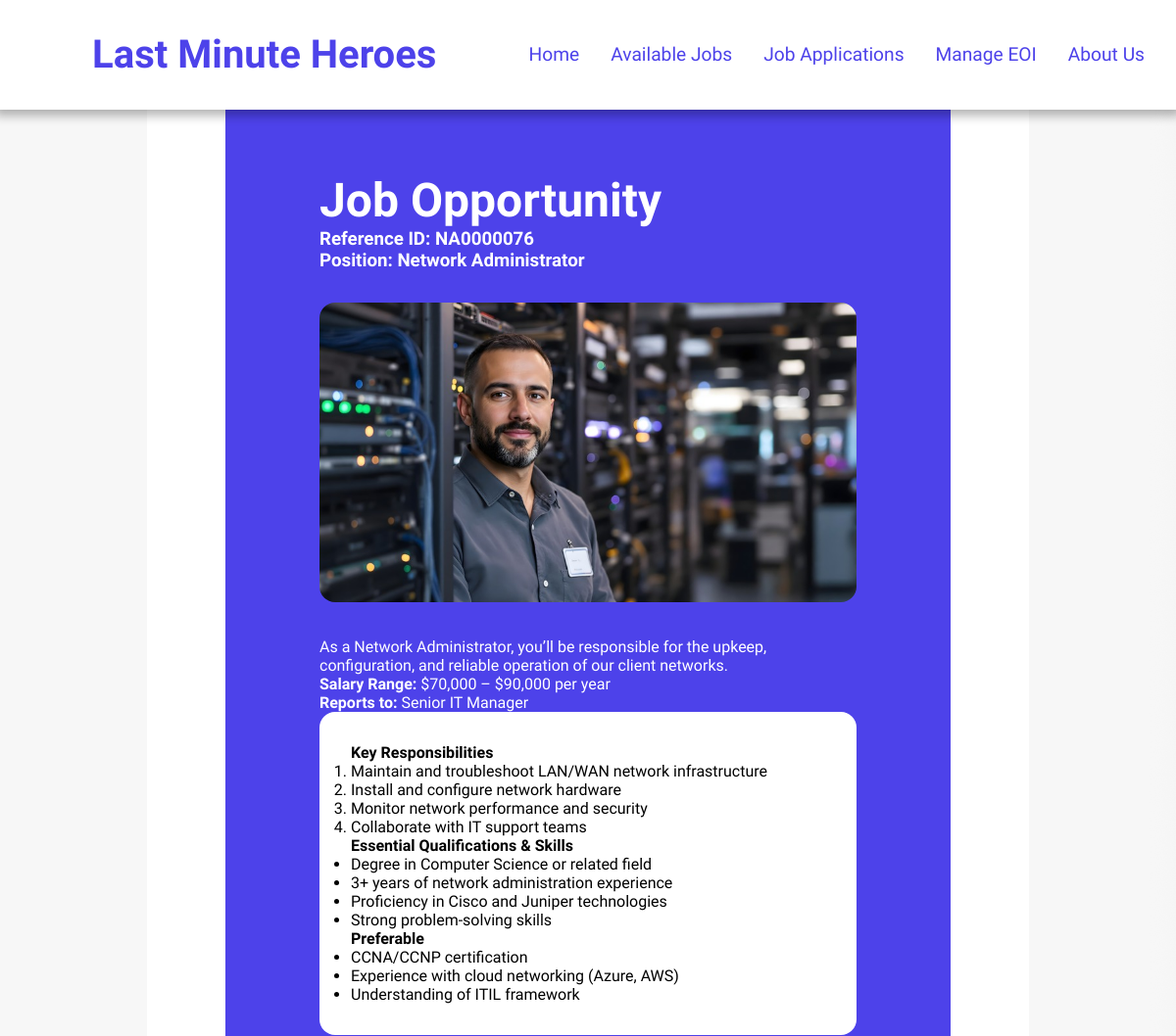
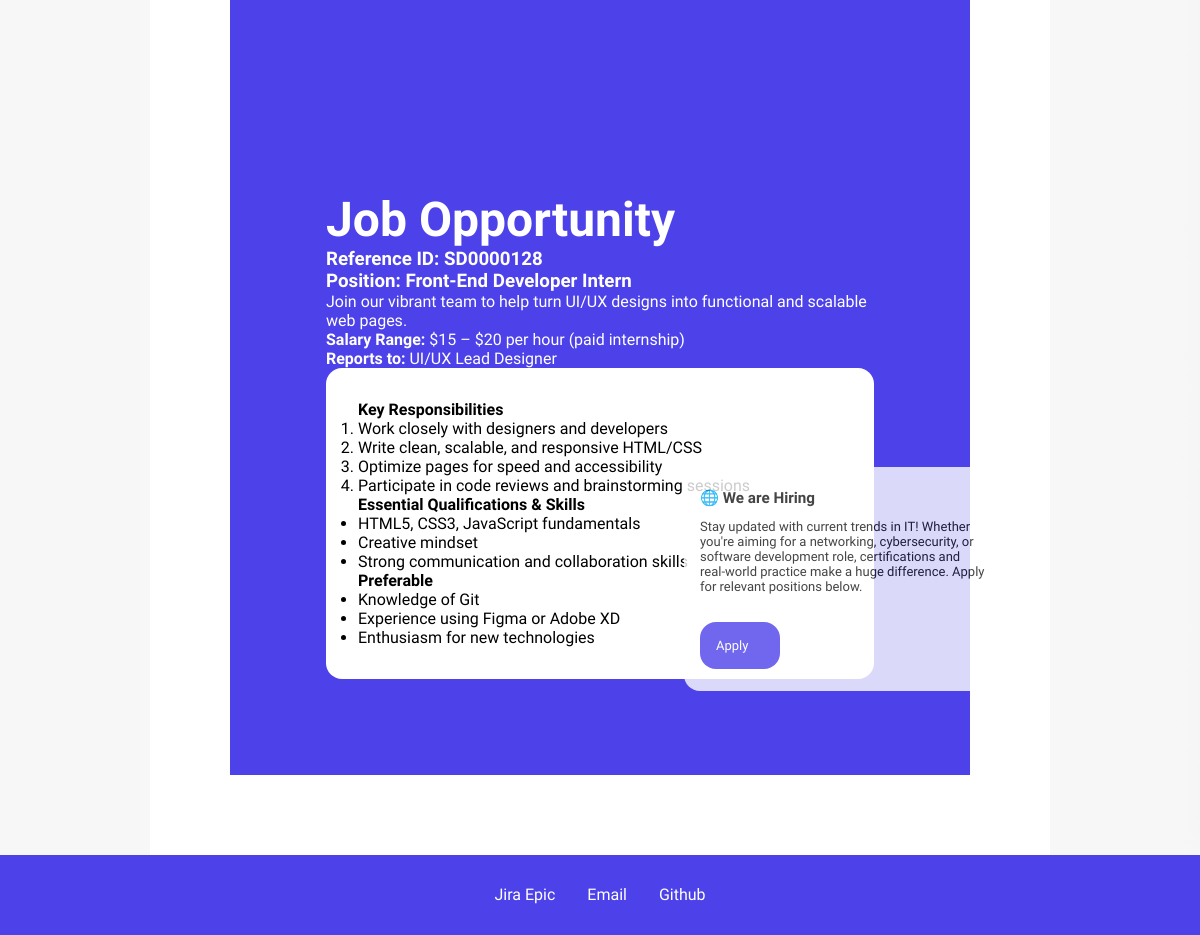
Page /project2/jobs.php on the committed database (2 pictures, top to bottom).
### tables this page shows
CREATE TABLE `jobs` (
  `job_id` INT AUTO_INCREMENT PRIMARY KEY,
  `reference_id` VARCHAR(20) NOT NULL,
  `position` VARCHAR(100) NOT NULL,
  `job_description` TEXT NOT NULL,
  `salary_range` VARCHAR(50),
  `image_url` VARCHAR(255),
  `reports_to` VARCHAR(100),
  `responsibilities` TEXT,
  `skills` TEXT,
  `preferred` TEXT
);

### project2/jobs.php (the view, shortened to what this page needs)
<!DOCTYPE html>
<html lang="en">
<head>
  <?php include 'header.inc' ?>
</head>
<body>
  <?php include 'nav.inc' ?>
  <main class="main_page_layout job_page_layout top_margin_mobile">
    <?php
    require_once("settings.php");
    $conn = @mysqli_connect($host, $user, $pswd, $dbnm);
    $query = "SELECT * FROM jobs";
    $result = mysqli_query($conn, $query);
    if ($result && mysqli_num_rows($result) > 0) {
        while ($row = mysqli_fetch_assoc($result)) {
            echo "<section>";
            echo "<div class='text_content'>";
            echo "<h2>Job Opportunity</h2>";
            echo "<h3>Reference ID: " . $row['reference_id'] . "</h3>";
            echo "<h3>Position: " . $row['position'] . "</h3>";
            if (!empty($row['image_url'])) {
                echo "<img src='" . $row['image_url'] . "' alt='Job Image'>";
            }
            echo "<p>" . $row['job_description'] . "</p>";
            echo "<p><strong>Salary Range:</strong> " . $row['salary_range'] . "</p>";
            echo "<p><strong>Reports to:</strong> " . $row['reports_to'] . "</p>";
            echo "<div class='highlights'>";
            echo "<h4>Key Responsibilities</h4><ol>";
            foreach (explode("\r\n", $row['responsibilities']) as $item) {
                echo "<li>" . htmlspecialchars($item) . "</li>";
            }
            echo "</ol>";
            echo "<h4>Essential Qualifications & Skills</h4><ul>";
            foreach (explode("\r\n", $row['skills']) as $item) {
                echo "<li>" . htmlspecialchars($item) . "</li>";
            }
            echo "</ul>";
            echo "<h4>Preferable</h4><ul>";
            foreach (explode("\r\n", $row['preferred']) as $item) {
                echo "<li>" . htmlspecialchars($item) . "</li>";
            }
            echo "</ul>";
            echo "</div></div></section>";
        }
    } else {
        echo "<p>No jobs available at the moment.</p>";
    }
    ?>
    <aside>
      <h3>🌐 We are Hiring</h3>
      <p>Stay updated with current trends in IT! Whether you're aiming for a networking, cybersecurity, or software development role, certifications and real-world practice make a huge difference. Apply for relevant positions below.</p>
      <a href="apply.php" target="_blank">Apply</a>
    </aside>
  </main>
  <?php include 'footer.inc' ?>
</body>
</html>

### project2/header.inc (shortened to what this page needs)
<link rel="stylesheet" href="styles/styles.css" type="text/css">

### project2/nav.inc (shortened to what this page needs)
<header class="job_page_navigation">
      <div class="logo"><h1><a href="index.php">Last Minute Heroes</a></h1></div>
      <nav>
          <a href="index.php">Home</a>
          <a href="jobs.php">Available Jobs</a>
          <a href="apply.php">Job Applications</a>
      <?php
    if ($_SESSION['login_attempts'] < 3) {
    echo"<a href=\"manage.php\"> Manage EOI </a>";
}
    ?>
          <a href="about.php">About Us</a>
      </nav>
  </header>

### project2/footer.inc
<footer>
        <a href="https://last-minute-heroes.atlassian.net/jira/software/projects/SCRUM/boards/1/backlog?assignee=unassigned&epics=visible&issueParent=10000&atlOrigin=eyJpIjoiY2NlODBiZjEwYzgzNGRjOWE1NzY4M2YxZTZhMTA0ZTIiLCJwIjoiaiJ9">Jira Epic</a>
        <a href="mailto:info@companyname.com.au">Email</a>
        <a href="https://github.com/105699937/Last-Minute-Heroes.git">Github</a>
    </footer>

### project2/styles/styles.css (style rules this page uses)
* { padding: 0; margin: 0; box-sizing: border-box; font-family: "Varela Round", sans-serif; }
:root { --bodyColour : #F7F7F7; --logoTextColour1 : rgb(77, 66, 234); --logoTextColour2 : white; --headingsDark : rgb(23, 23, 23); --headingslight : rgb(95, 95, 95); --paragraphs : rgb(125, 125, 125); }
body { display: flex; flex-direction: column; align-items: center; justify-content: space-between; background-color:var(--bodyColour); overflow-x: hidden; background-image: url("./images/bgImage.png"); background-size: cover; background-position: center; background-repeat: repeat; }
header { display: flex; line-height: 5rem; flex-direction: row; justify-content: space-between; align-items: center; width: 100%; box-shadow: 0px 1px 10px 5px rgb(226, 226, 226); padding: 1rem; background-color: var(--logoTextColour2); position: fixed; z-index: 100; height: 7rem; }
.logo { width: 100%; white-space: nowrap; padding: 0rem 2rem; }
header h1 { display: flex; align-items: center; justify-content: center; }
header h1 a { text-decoration: none; color: var(--logoTextColour1); padding: 0rem 1.5rem; border-radius: 1rem; font-weight: 900; font-size: 2.5rem; width: max-content; }
nav { width: 100%; display: flex; flex-direction: row; align-items: center; justify-content: space-around; white-space: nowrap; }
nav a { text-decoration: none; font-size: 1.2rem; color: var(--logoTextColour1); padding: 0rem 1rem; border-radius: 1.5rem; transition: all .3s ease .1s; }
.main_page_layout { width: 75%; display: flex; flex-direction: row; justify-content: center; background-color: white; padding: 5rem; }
.text_content { width: 100%; padding: 1rem; }
.text_content h2 { font-size: 3rem; color: var(--headingsDark); }
.text_content h3 { color: black; }
.text_content p { color: black; }
footer { background-color: var(--logoTextColour1); width: 100%; color: white; display: flex; flex-direction: row; align-items: center; justify-content: center; height: 10vh; }
footer a { text-decoration: none; color: white; padding: 1rem; }
.job_page_layout { flex-direction: column; }
.job_page_navigation { box-shadow: 0px 1px 10px 5px rgba(0, 0, 0,.3); }
.job_page_layout section { padding: 5rem; display: flex; flex-direction: column; align-items: center; justify-content: center; background-color: var(--logoTextColour1); }
.job_page_layout section h2 { color: white; }
.job_page_layout section h3 { color: white; }
.job_page_layout section p { color: white; }
.job_page_layout section img { width: 100%; height: auto; border-radius: 10px; border-radius: 1rem; margin: 2rem 0rem; }
.highlights { background-color: white; padding: 2rem; border-radius: 1rem; }
.job_page_layout aside { opacity: .8; font-size: small; position: absolute; bottom: 5%; right: 3%; transform: translateX(-50%) translateY(-50%); padding: 1rem; margin: 2rem 0; width: 20rem; height: 14rem; border-radius: 1rem; overflow: hidden; color: var(--headingsDark); background-color: #ffffff; transition: all .3s ease .1s; display: flex; flex-direction: column; align-items: flex-start; justify-content: space-around; }
.job_page_layout aside a { margin-top: 1rem; padding: 1rem; text-decoration: none; background-color: var(--logoTextColour1); color: white; width: 5rem; padding: 1rem; border-radius: 1rem; }

### rows in the picture
jobs: reference "NA0000076", position "Network Administrator", image_url (picture), job_description "As a Network Administrator, you’ll be responsible for the upkeep, configuration, and reliable operation of our client networks.", salary_range "$70,000 – $90,000 per year", reports_to "Senior IT Manager", responsibilities "Maintain and troubleshoot LAN/WAN network infrastructure", responsibilities "Install and configure network hardware", responsibilities "Monitor network performance and security", responsibilities "Collaborate with IT support teams", skills "Degree in Computer Science or related field", skills "3+ years of network administration experience", skills "Proficiency in Cisco and Juniper technologies", skills "Strong problem-solving skills", preferred "CCNA/CCNP certification", preferred "Experience with cloud networking (Azure, AWS)", preferred "Understanding of ITIL framework"
jobs: reference "SD0000128", position "Front-End Developer Intern", job_description "Join our vibrant team to help turn UI/UX designs into functional and scalable web pages.", salary_range "$15 – $20 per hour (paid internship)", reports_to "UI/UX Lead Designer", responsibilities "Work closely with designers and developers", responsibilities "Write clean, scalable, and responsive HTML/CSS", responsibilities "Optimize pages for speed and accessibility", responsibilities "Participate in code reviews and brainstorming sessions", skills "HTML5, CSS3, JavaScript fundamentals", skills "Creative mindset", skills "Strong communication and collaboration skills", preferred "Knowledge of Git", preferred "Experience using Figma or Adobe XD", preferred "Enthusiasm for new technologies"
